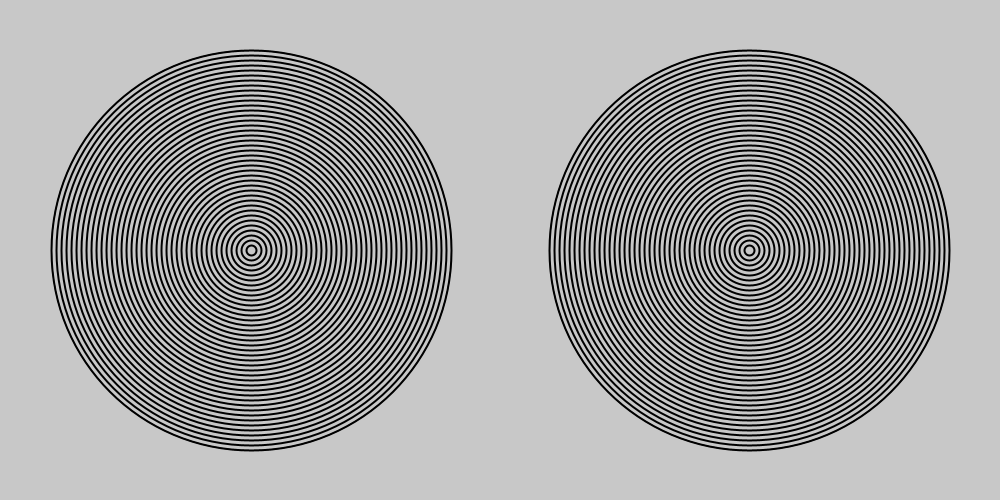
Frame 1 (no input)
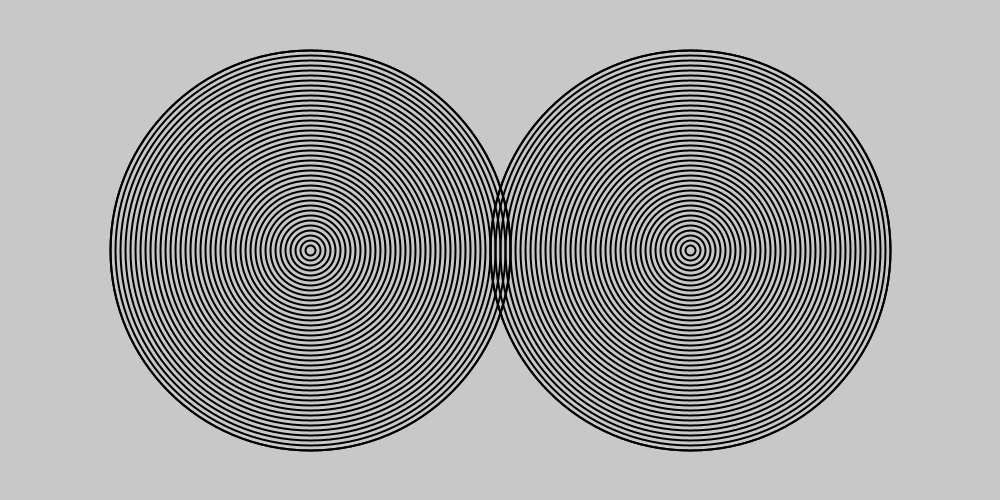
Frame 60 (the mouse pressed at the canvas centre just before this capture)
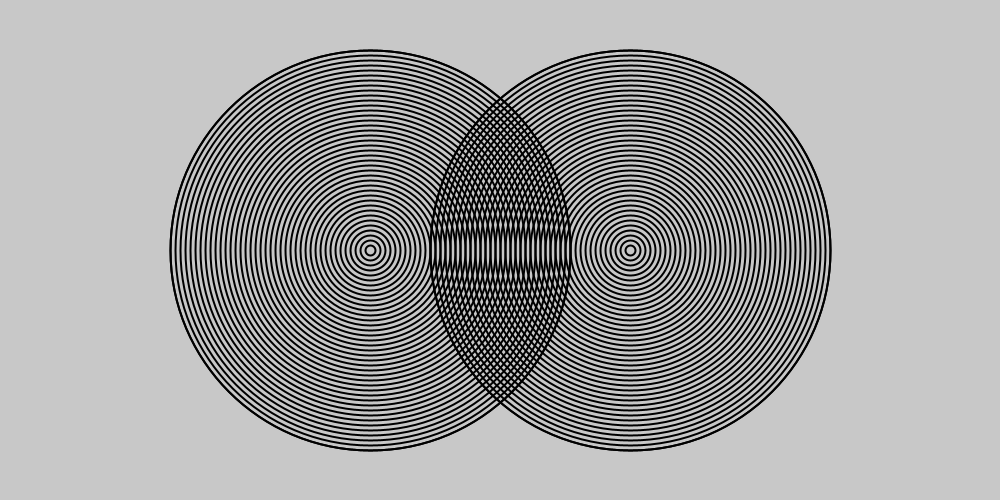
Frame 120 (the mouse held since frame 60 and released just before this capture)

The Processing sketch that drew these frames (run headless with seeded random() and noise(); from frame 60 on, the mouse is pressed at the canvas centre):

// Processing sketch: AmazingRings
// ── AmazingRings.pde
int x1 = 250;
int x2 = 750;
void setup(){
   size(1000,500);
   noFill();
}

void draw()
{
   x1+=1;
   x2-=1;
   drawBullsEyes(x1,x2);
   if(x1==750)
   {
     x1=x2;
     x2=750;
   }
}

void drawBullsEyes(int leftX, int rightX)
{
   background(200,200,200);
   ellipse(leftX,250,400,400);
   ellipse(rightX,250,400,400);
   strokeWeight(2);
   for(int i = 400; i>0; i-=10)
   {
      ellipse(leftX,250,i,i);
      ellipse(rightX,250,i,i);
   }
   delay(25);
}
